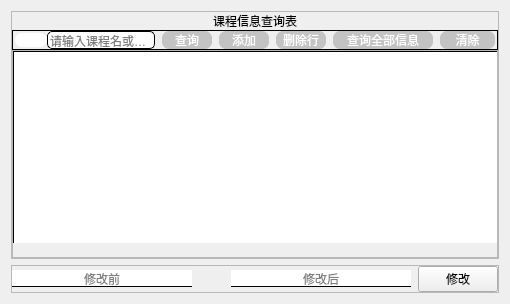
             <widget class="QWidget" name="page_course_info">
              <layout class="QVBoxLayout" name="verticalLayout_17">
               <item>
                <widget class="QFrame" name="frame_20">
                 <property name="frameShape">
                  <enum>QFrame::StyledPanel</enum>
                 </property>
                 <property name="frameShadow">
                  <enum>QFrame::Raised</enum>
                 </property>
                 <layout class="QVBoxLayout" name="verticalLayout_15">
                  <property name="spacing">
                   <number>0</number>
                  </property>
                  <property name="leftMargin">
                   <number>0</number>
                  </property>
                  <property name="topMargin">
                   <number>0</number>
                  </property>
                  <property name="rightMargin">
                   <number>0</number>
                  </property>
                  <property name="bottomMargin">
                   <number>0</number>
                  </property>
                  <item alignment="Qt::AlignHCenter">
                   <widget class="QLabel" name="label_6">
                    <property name="styleSheet">
                     <string notr="true">font: 10pt &quot;Adobe 黑体 Std R&quot;;</string>
                    </property>
                    <property name="text">
                     <string>课程信息查询表</string>
                    </property>
                   </widget>
                  </item>
                  <item>
                   <widget class="QFrame" name="frame_29">
                    <property name="sizePolicy">
                     <sizepolicy hsizetype="Preferred" vsizetype="Expanding">
                      <horstretch>0</horstretch>
                      <verstretch>1</verstretch>
                     </sizepolicy>
                    </property>
                    <property name="styleSheet">
                     <string notr="true">QPushButton{
	background-color: rgb(195, 195, 195);
	color: rgb(255, 255, 255);
	border-radius:7px;
}

QPushButton:pressed{
	padding-left:2px;
	padding-top:2px
}

QPushButton:hover{
	color: rgb(166, 168, 255);
}

#frame_29{
border:1px solid;
}</string>
                    </property>
                    <property name="frameShape">
                     <enum>QFrame::StyledPanel</enum>
                    </property>
                    <property name="frameShadow">
                     <enum>QFrame::Raised</enum>
                    </property>
                    <layout class="QHBoxLayout" name="horizontalLayout_17">
                     <property name="spacing">
                      <number>0</number>
                     </property>
                     <property name="leftMargin">
                      <number>2</number>
                     </property>
                     <property name="topMargin">
                      <number>0</number>
                     </property>
                     <property name="rightMargin">
                      <number>2</number>
                     </property>
                     <property name="bottomMargin">
                      <number>0</number>
                     </property>
                     <item>
                      <widget class="QPushButton" name="pushButton_10">
                       <property name="styleSheet">
                        <string notr="true">border:none;
background-color: rgb(255, 255, 255);</string>
                       </property>
                       <property name="text">
                        <string/>
                       </property>
                       <property name="icon">
                        <iconset resource="res.qrc">
                         <normaloff>:/icons/icons/register.png</normaloff>:/icons/icons/register.png</iconset>
                       </property>
                      </widget>
                     </item>
                     <item>
                      <widget class="QLineEdit" name="lineEdit_course">
                       <property name="styleSheet">
                        <string notr="true">border: 1px solid;
border-radius:5px;
font: 9pt &quot;Adobe 黑体 Std R&quot;;</string>
                       </property>
                       <property name="placeholderText">
                        <string>请输入课程名或课程ID</string>
                       </property>
                      </widget>
                     </item>
                     <item>
                      <widget class="QLabel" name="label_16">
                       <property name="text">
                        <string/>
                       </property>
                      </widget>
                     </item>
                     <item>
                      <widget class="QPushButton" name="pushButton_course_q">
                       <property name="minimumSize">
                        <size>
                         <width>50</width>
                         <height>18</height>
                        </size>
                       </property>
                       <property name="text">
                        <string>查询</string>
                       </property>
                      </widget>
                     </item>
                     <item>
                      <widget class="QLabel" name="label_33">
                       <property name="text">
                        <string/>
                       </property>
                      </widget>
                     </item>
                     <item>
                      <widget class="QPushButton" name="pushButton_insert_course">
                       <property name="minimumSize">
                        <size>
                         <width>50</width>
                         <height>18</height>
                        </size>
                       </property>
                       <property name="text">
                        <string>添加</string>
                       </property>
                      </widget>
                     </item>
                     <item>
                      <widget class="QLabel" name="label_17">
                       <property name="text">
                        <string/>
                       </property>
                      </widget>
                     </item>
                     <item>
                      <widget class="QPushButton" name="pushButton_delete_course">
                       <property name="minimumSize">
                        <size>
                         <width>50</width>
                         <height>18</height>
                        </size>
                       </property>
                       <property name="text">
                        <string>删除行</string>
                       </property>
                      </widget>
                     </item>
                     <item>
                      <widget class="QLabel" name="label_32">
                       <property name="text">
                        <string/>
                       </property>
                      </widget>
                     </item>
                     <item>
                      <widget class="QPushButton" name="pushButton_course_qall">
                       <property name="minimumSize">
                        <size>
                         <width>100</width>
                         <height>18</height>
                        </size>
                       </property>
                       <property name="text">
                        <string>查询全部信息</string>
                       </property>
                      </widget>
                     </item>
                     <item>
                      <widget class="QLabel" name="label_18">
                       <property name="text">
                        <string/>
                       </property>
                      </widget>
                     </item>
                     <item>
                      <widget class="QPushButton" name="pushButton_course_clear">
                       <property name="minimumSize">
                        <size>
                         <width>55</width>
                         <height>18</height>
                        </size>
                       </property>
                       <property name="text">
                        <string>清除</string>
                       </property>
                      </widget>
                     </item>
                    </layout>
                   </widget>
                  </item>
                  <item>
                   <widget class="QFrame" name="frame_22">
                    <property name="sizePolicy">
                     <sizepolicy hsizetype="Preferred" vsizetype="Expanding">
                      <horstretch>0</horstretch>
                      <verstretch>12</verstretch>
                     </sizepolicy>
                    </property>
                    <property name="frameShape">
                     <enum>QFrame::StyledPanel</enum>
                    </property>
                    <property name="frameShadow">
                     <enum>QFrame::Raised</enum>
                    </property>
                    <layout class="QVBoxLayout" name="verticalLayout_16">
                     <property name="spacing">
                      <number>0</number>
                     </property>
                     <property name="leftMargin">
                      <number>0</number>
                     </property>
                     <property name="topMargin">
                      <number>0</number>
                     </property>
                     <property name="rightMargin">
                      <number>0</number>
                     </property>
                     <property name="bottomMargin">
                      <number>0</number>
                     </property>
                     <item>
                      <widget class="QTableView" name="tableView_course">
                       <property name="styleSheet">
                        <string notr="true">QTableView{
	border:none;
	border-left: 1px solid;
	border-top: 1px solid;
}
QTableView::item {
    border: none;
    border-right: none;
    border-bottom: none;
}
</string>
                       </property>
                       <attribute name="verticalHeaderVisible">
                        <bool>false</bool>
                       </attribute>
                      </widget>
                     </item>
                     <item>
                      <widget class="QLabel" name="label_27">
                       <property name="text">
                        <string/>
                       </property>
                      </widget>
                     </item>
                    </layout>
                   </widget>
                  </item>
                 </layout>
                </widget>
               </item>
               <item>
                <widget class="QFrame" name="frame_16">
                 <property name="styleSheet">
                  <string notr="true">#pushButton_modify{
	background-color: rgb(195, 195, 195);
	color: rgb(255, 255, 255);
	border-radius:7px;
}

#pushButton_modify:pressed{
	padding-left:2px;
	padding-top:2px
}

#pushButton_modify:hover{
	color: rgb(166, 168, 255);
}

QLineEdit{
	border:none;
	border-bottom:0.5px solid;
}</string>
                 </property>
                 <property name="frameShape">
                  <enum>QFrame::StyledPanel</enum>
                 </property>
                 <property name="frameShadow">
                  <enum>QFrame::Raised</enum>
                 </property>
                 <layout class="QHBoxLayout" name="horizontalLayout_19">
                  <property name="spacing">
                   <number>0</number>
                  </property>
                  <property name="leftMargin">
                   <number>0</number>
                  </property>
                  <property name="topMargin">
                   <number>0</number>
                  </property>
                  <property name="rightMargin">
                   <number>0</number>
                  </property>
                  <property name="bottomMargin">
                   <number>0</number>
                  </property>
                  <item>
                   <widget class="QLineEdit" name="lineEdit_course_before">
                    <property name="alignment">
                     <set>Qt::AlignCenter</set>
                    </property>
                    <property name="readOnly">
                     <bool>true</bool>
                    </property>
                    <property name="placeholderText">
                     <string>修改前</string>
                    </property>
                   </widget>
                  </item>
                  <item>
                   <widget class="QLabel" name="label_25">
                    <property name="text">
                     <string/>
                    </property>
                   </widget>
                  </item>
                  <item>
                   <widget class="QPushButton" name="pushButton_14">
                    <property name="styleSheet">
                     <string notr="true">border:none</string>
                    </property>
                    <property name="text">
                     <string/>
                    </property>
                    <property name="icon">
                     <iconset resource="res.qrc">
                      <normaloff>:/icons/icons/arrow.png</normaloff>:/icons/icons/arrow.png</iconset>
                    </property>
                    <property name="iconSize">
                     <size>
                      <width>90</width>
                      <height>16</height>
                     </size>
                    </property>
                   </widget>
                  </item>
                  <item>
                   <widget class="QLineEdit" name="lineEdit_course_after">
                    <property name="alignment">
                     <set>Qt::AlignCenter</set>
                    </property>
                    <property name="placeholderText">
                     <string>修改后</string>
                    </property>
                   </widget>
                  </item>
                  <item>
                   <widget class="QLabel" name="label_26">
                    <property name="text">
                     <string/>
                    </property>
                   </widget>
                  </item>
                  <item>
                   <widget class="QPushButton" name="pushButton_course_modify">
                    <property name="minimumSize">
                     <size>
                      <width>55</width>
                      <height>18</height>
                     </size>
                    </property>
                    <property name="maximumSize">
                     <size>
                      <width>90</width>
                      <height>16777215</height>
                     </size>
                    </property>
                    <property name="text">
                     <string>修改</string>
                    </property>
                   </widget>
                  </item>
                 </layout>
                </widget>
               </item>
              </layout>
             </widget>
